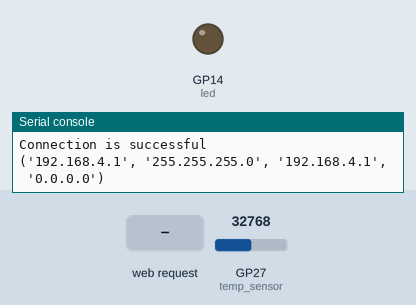
Bench run of a program on a simulated Raspberry Pi Pico running MicroPython. Parts: output pins drawn as LEDs (lit = HIGH), the last lines printed to the serial console. The test bench sets the inputs (shaded band); at power-on: GP27 (temp_sensor) = 32768 (analog values on the 0–65535 scale). The board's own WiFi access point starts at once.

Above: at 1.2 s.
1.3 s: HTTP request GET /?led=on received
At 2.4 s:
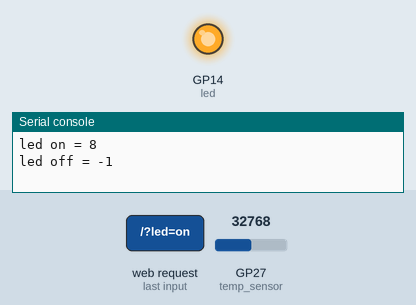
2.8 s: HTTP request GET /?led=off received
At 3.5 s:
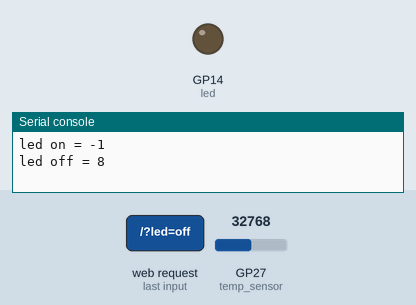
Timing chart, 0 to 5.8 s (numbered marks = the images above; inputs shaded):
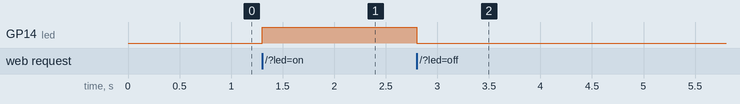

The program:

Temp_WiFi_actuator.py
```python
# Wireless Communication using Access Point Mode of RPi Pico W

# Libraries
# libraries for wireless communication part
import network
import socket
# libraries for sensor circuit part
import machine
import utime # time library could be used instead
import math # library to perform mathematical operations

# Configure GP14 as an output pin. An actuator (red LED) is connected to this pin.
led = machine.Pin(14, machine.Pin.OUT)

# Configure ADC(1), which is GP27, as ADC channel and call it as temp_sensor
temp_sensor = machine.ADC(27)
# define a function to get the status of light sensor
def get_tempSensorValue():
    tempSensorValue = temp_sensor.read_u16() # read the ADC output and store it
# The below equation gives temperature in degree Celcius. Adjust the value 10 in the denominator to calibrate the sensor reading.
    tempValue = round(((((1/(1/298+(1/3960)*math.log((65535/(tempSensorValue)-1)))) - 273)*1)),1)
    return str(tempValue)

# create a web page
def web_page(tempValue):
    # Use f-string to allow for passing the status and updating the webpage dynamically
    html = f"""
          <!DOCTYPE html>
            <html>
            <meta http-equiv="refresh" content="5">  <!-- This will refresh the page every 5 seconds -->
            <body>
            <p>Ambient temperature is {tempValue} degree Celcius</p>
            </body>
            </html>
            """
    return str(html) # return html as a string

# Create an Access Point
ssid = 'RPI_PICO_AP'       #Set access point name. you can change this.
password = '12345678'      #Set your access point password. you can use your own password.

ap = network.WLAN(network.AP_IF)
ap.config(essid=ssid, password=password)
ap.active(True)            #activating

while ap.active() == False:
  pass
print('Connection is successful')
print(ap.ifconfig()) # get the ip address of the Pico W. This info will be used to connect to the Pico.


# Create a socket server
s = socket.socket(socket.AF_INET, socket.SOCK_STREAM)
s.bind(('', 80))
s.listen(5)

# Response when connection received
while True:
    conn, addr = s.accept()
    print('Got a connection from %s' % str(addr))
    request = conn.recv(1024)
    print(request)
# additional code to allow control of actuator from web page
    request = str(request)
    led_on = request.find('led=on')
    led_off = request.find('led=off')
    print( 'led on = ' + str(led_on))
    print( 'led off = ' + str(led_off))
    if led_on != -1:
        led.value(1)
    if led_off != -1:
        led.value(0)
    tempValue = get_tempSensorValue() # get the lightStatus by calling the function.
    response = web_page(tempValue) # respond to the call by loading the web page
    conn.send("HTTP/1.1 200 OK\n")
    conn.send("Content-Type: text/html\n")
    conn.send("Connection: close\n\n")
    conn.sendall(response)
    conn.close()


#     request = str(request)
#     print('Content = %s' % request)
```

Measured:
- after the input at 1.3 s, GP14 (led): LOW → HIGH at once
- after the input at 2.8 s, GP14 (led): HIGH → LOW at once
